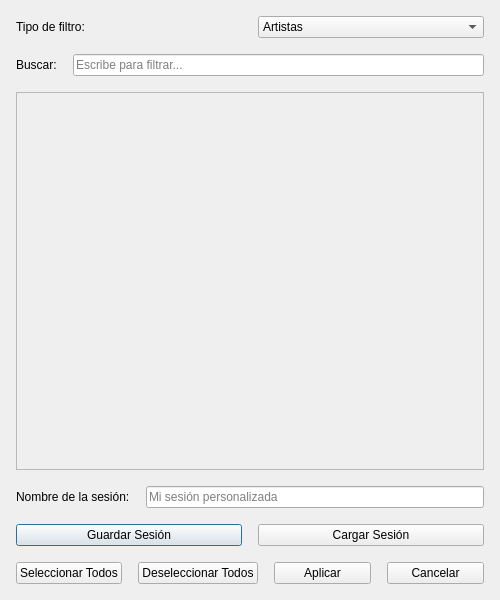
<?xml version="1.0" encoding="UTF-8"?>
<ui version="4.0">
 <class>SessionFilterDialog</class>
 <widget class="QDialog" name="SessionFilterDialog">
  <property name="geometry">
   <rect>
    <x>0</x>
    <y>0</y>
    <width>500</width>
    <height>600</height>
   </rect>
  </property>
  <property name="minimumSize">
   <size>
    <width>450</width>
    <height>550</height>
   </size>
  </property>
  <property name="windowTitle">
   <string>Filtros de Sesión</string>
  </property>
  <property name="styleSheet">
   <string notr="true"/>
  </property>
  <layout class="QVBoxLayout" name="verticalLayout">
   <property name="spacing">
    <number>16</number>
   </property>
   <property name="leftMargin">
    <number>16</number>
   </property>
   <property name="topMargin">
    <number>16</number>
   </property>
   <property name="rightMargin">
    <number>16</number>
   </property>
   <property name="bottomMargin">
    <number>16</number>
   </property>
   <item>
    <layout class="QHBoxLayout" name="filterTypeLayout">
     <item>
      <widget class="QLabel" name="filterTypeLabel">
       <property name="text">
        <string>Tipo de filtro:</string>
       </property>
      </widget>
     </item>
     <item>
      <widget class="QComboBox" name="filter_type_combo">
       <item>
        <property name="text">
         <string>Artistas</string>
        </property>
       </item>
       <item>
        <property name="text">
         <string>Álbumes</string>
        </property>
       </item>
       <item>
        <property name="text">
         <string>Géneros</string>
        </property>
       </item>
       <item>
        <property name="text">
         <string>Carpetas</string>
        </property>
       </item>
      </widget>
     </item>
    </layout>
   </item>
   <item>
    <layout class="QHBoxLayout" name="searchLayout">
     <item>
      <widget class="QLabel" name="searchLabel">
       <property name="text">
        <string>Buscar:</string>
       </property>
      </widget>
     </item>
     <item>
      <widget class="QLineEdit" name="search_edit">
       <property name="placeholderText">
        <string>Escribe para filtrar...</string>
       </property>
       <property name="clearButtonEnabled">
        <bool>true</bool>
       </property>
      </widget>
     </item>
    </layout>
   </item>
   <item>
    <widget class="QScrollArea" name="itemScrollArea">
     <property name="widgetResizable">
      <bool>true</bool>
     </property>
     <widget class="QWidget" name="scrollAreaContent">
      <property name="geometry">
       <rect>
        <x>0</x>
        <y>0</y>
        <width>466</width>
        <height>356</height>
       </rect>
      </property>
      <layout class="QVBoxLayout" name="checkboxLayout">
       <property name="spacing">
        <number>8</number>
       </property>
       <property name="leftMargin">
        <number>12</number>
       </property>
       <property name="topMargin">
        <number>12</number>
       </property>
       <property name="rightMargin">
        <number>12</number>
       </property>
       <property name="bottomMargin">
        <number>12</number>
       </property>
      </layout>
     </widget>
    </widget>
   </item>
   <item>
    <layout class="QHBoxLayout" name="sessionLayout">
     <item>
      <widget class="QLabel" name="sessionLabel">
       <property name="text">
        <string>Nombre de la sesión:</string>
       </property>
      </widget>
     </item>
     <item>
      <widget class="QLineEdit" name="session_edit">
       <property name="placeholderText">
        <string>Mi sesión personalizada</string>
       </property>
       <property name="clearButtonEnabled">
        <bool>true</bool>
       </property>
      </widget>
     </item>
    </layout>
   </item>
   <item>
    <layout class="QHBoxLayout" name="sessionOpsLayout">
     <item>
      <widget class="QPushButton" name="save_session_btn">
       <property name="text">
        <string>Guardar Sesión</string>
       </property>
       <property name="icon">
        <iconset>
         <normaloff>icons/save_session.svg</normaloff>icons/save_session.svg</iconset>
       </property>
      </widget>
     </item>
     <item>
      <widget class="QPushButton" name="load_session_btn">
       <property name="text">
        <string>Cargar Sesión</string>
       </property>
       <property name="icon">
        <iconset>
         <normaloff>icons/load_session.svg</normaloff>icons/load_session.svg</iconset>
       </property>
      </widget>
     </item>
    </layout>
   </item>
   <item>
    <layout class="QHBoxLayout" name="buttonLayout">
     <item>
      <widget class="QPushButton" name="select_all_btn">
       <property name="text">
        <string>Seleccionar Todos</string>
       </property>
       <property name="icon">
        <iconset>
         <normaloff>icons/select_all.svg</normaloff>icons/select_all.svg</iconset>
       </property>
      </widget>
     </item>
     <item>
      <widget class="QPushButton" name="deselect_all_btn">
       <property name="text">
        <string>Deseleccionar Todos</string>
       </property>
       <property name="icon">
        <iconset>
         <normaloff>icons/deselect_all.svg</normaloff>icons/deselect_all.svg</iconset>
       </property>
      </widget>
     </item>
     <item>
      <widget class="QPushButton" name="apply_btn">
       <property name="text">
        <string>Aplicar</string>
       </property>
       <property name="icon">
        <iconset>
         <normaloff>icons/apply.svg</normaloff>icons/apply.svg</iconset>
       </property>
      </widget>
     </item>
     <item>
      <widget class="QPushButton" name="cancel_btn">
       <property name="text">
        <string>Cancelar</string>
       </property>
       <property name="icon">
        <iconset>
         <normaloff>icons/cancel.svg</normaloff>icons/cancel.svg</iconset>
       </property>
      </widget>
     </item>
    </layout>
   </item>
  </layout>
 </widget>
 <resources/>
 <connections/>
</ui>
